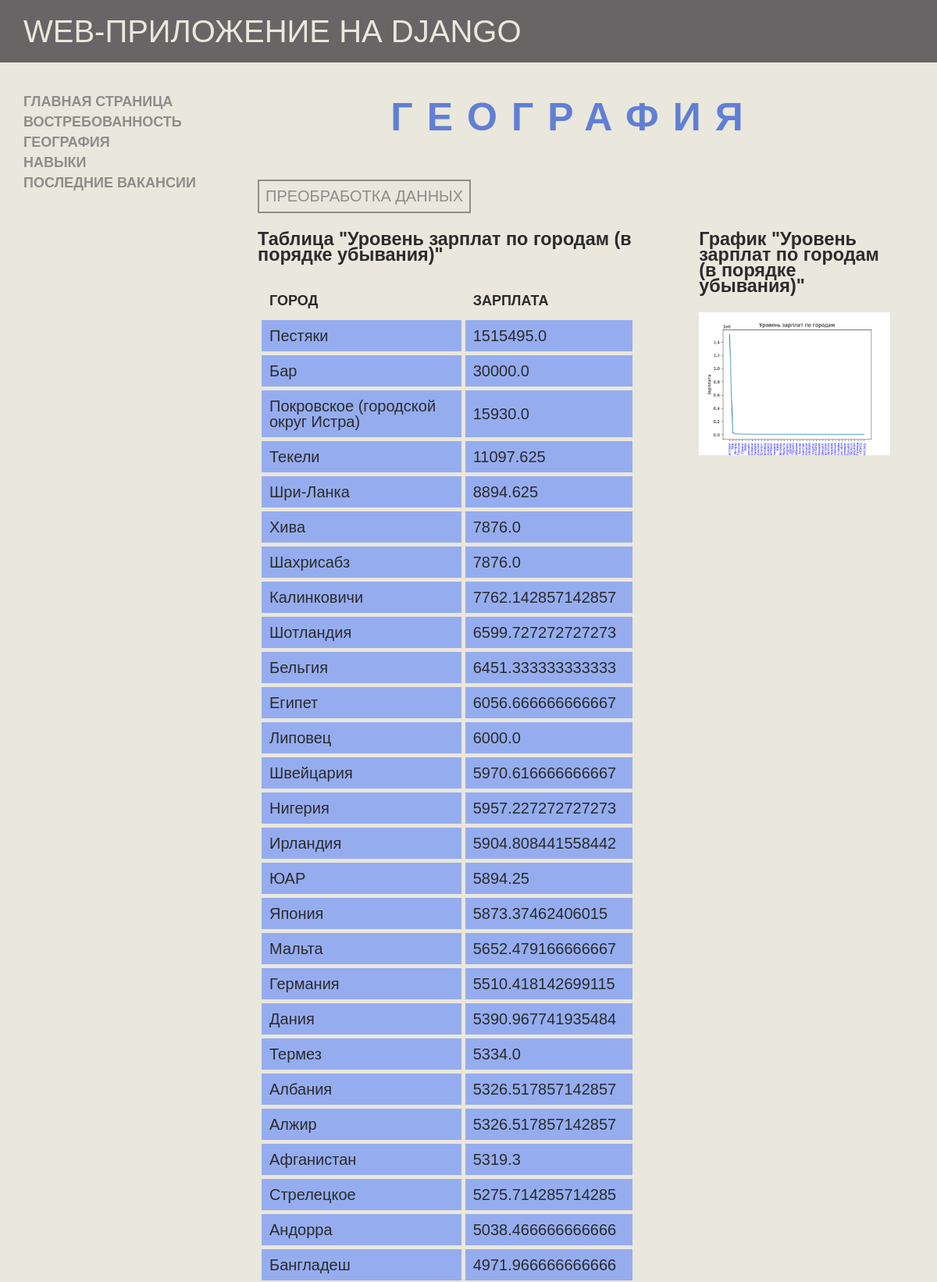
/programmer/geography/ (upper part), run on the app's committed database.
### php_programmer/models.py (models this page shows)
class Geography_salary_town(models.Model):
    town = models.CharField(verbose_name='Город', max_length=4, blank=False)
    salary = models.FloatField(verbose_name='Зарплата', blank=False)
    class Meta:
        verbose_name = 'Уровень зарплат по городам'
        verbose_name_plural = 'Уровень зарплат по городам'

### php_programmer/views.py (the view, shortened to what this page needs)
# urls.py: path('geography/', views.GeographyView.as_view(), name='geography'),
class GeographyView(View):
    def get(self, request: WSGIRequest):
        context = {}
        geography_salary_town = Geography_salary_town.objects.order_by('-salary')
        geography_vacancy_town = Geography_vacancy_town.objects.order_by('-share_of_vacancies')
        fig, ax = plt.subplots()
        x = []
        y = []
        i = 0
        for g in geography_salary_town:
            i += 1
            if g.salary < 4000: break
            x.append(g.town)
            y.append(g.salary)
        ax.set_xticklabels(x, fontsize=8, color='b', rotation=90)
        plt.title('Уровень зарплат по городам')
        plt.xlabel('Город')
        plt.ylabel('Зарплата')
        plt.plot(x, y)
        fig.savefig('php_programmer/static/images/geography_salary_town.png')
        fig, ax = plt.subplots()
        x = []
        y = []
        j = 0
        for g in geography_vacancy_town:
            j += 1
            if g.share_of_vacancies < 0.0007: break
            x.append(g.town)
            y.append(g.share_of_vacancies)
        ax.set_xticklabels(x, fontsize=8, color='b', rotation=90)
        plt.title('Доля вакансий по городам')
        plt.xlabel('Город')
        plt.ylabel('Доля')
        plt.plot(x, y)
        fig.savefig('php_programmer/static/images/geography_vacancy_town.png')
        context['geography_salary_town'] = geography_salary_town[:i]
        context['geography_vacancy_town'] = geography_vacancy_town[:j]
        return render(request, 'php_programmer/geography.html', context)

### php_programmer/templates/php_programmer/geography.html (shortened to what this page needs)
<!DOCTYPE html>
{% load static %}
<html lang="en">
<head>
    <link rel="stylesheet" href="{% static 'css/normalize.css'%}" type="text/css">
    <link rel="stylesheet" href="https://cdn.jsdelivr.net/npm/swiper@8/swiper-bundle.min.css" type="text/css">
    <link rel="stylesheet" href="{% static 'css/style.css'%}" type="text/css">
</head>
<body>
    <header class="header header_museum">
        <span class="header_title">WEB-приложение на Django</span>
        <ul class="left-list list list-reset">
            <li class="list_item"><a href="/programmer/">Главная страница</a></li>
            <li class="list_item"><a href="../demand/">Востребованность</a></li>
            <li class="list_item"><a href="../geography/">География</a></li>
            <li class="list_item"><a href="../skills/">Навыки</a></li>
            <li class="list_item"><a href="../latest_vacancies/">Последние вакансии</a></li>
        </ul>
    </header>
    <main class="main">
        <section id="dynamics" class="dynamics">
            <div class="container dynamics_container">
                <h2 class="title table_title">География</h2>
                <form action=" " method="post" class="" enctype="multipart/form-data">
                    <button type="submit" value="1" name="data_analysis" class="btn btn_pink">Преобработка данных</button>
                </form>
                <div class="dynamics_content" style="display: flex;">
                    <div class="dynamics_left" style="margin-right: 80px;">
                        <h3>Таблица "Уровень зарплат по городам (в порядке убывания)"</h3>
                        <table class="dynamics__table">
                            <tr class="dynamics__table_tr">
                                <th class="dynamics__table_th">Город</th>
                                <th class="dynamics__table_th">Зарплата</th>
                            </tr>
                            {% for d in geography_salary_town %}
                            <tr class="dynamics__table_tr">
                                <td class="dynamics__table_td">{{ d.town }}</td>
                                <td class="dynamics__table_td">{{ d.salary }}</td>
                            </tr>
                            {% endfor %}
                        </table>
                    </div>
                    <div class="dynamics_graph">
                        <h3>График "Уровень зарплат по городам (в порядке убывания)"</h3>
                        <img src='{% static "images/geography_salary_town.png" %}' alt="нет графика">
                    </div>
                </div>
            </div>
        </section>
    </main>
</body>
</html>

### php_programmer/static/css/style.css (style rules this page uses)
html { box-sizing: border-box; }
*, *::before, *::after { box-sizing: inherit; }
img { max-width: 100%; }
a { color: inherit; text-decoration: none; }
:root { --color-light: #EAE7DC; --color-dark: #2b2b2c ; --color-blue: #607fd5; --color-blue-light: #95adef; --color-grey: #8E8D8A; --color-grey-light: #c6c6c6; --color-grey-dark: #676566; }
body { font-family: sans-serif; position: relative; background-color: var(--color-light); color: var(--color-dark); font-size: 20px; line-height: 20px; }
.main { background-color: var(--color-light); margin-left: 270px; padding: 120px 60px; position: relative; min-height: 800px; }
.header { position: fixed; top: 0; display: flex; z-index: 100; padding: 30px; width: 100%; background-color: var(--color-grey-dark); }
.header_title { color: var(--color-light); text-transform: uppercase; padding-right: 140px; font-size: 40px; }
.list-reset { padding: 0; margin: 0; list-style: none; }
.list { text-transform: uppercase; color: var(--color-grey); font-size: 18px; font-weight: 600; }
.list_item { margin-bottom: 6px; transition: color .3s ease-in-out; }
.left-list { top: 120px; position: fixed; }
.btn { border: none; padding: 0; background-color: transparent; cursor: pointer; }
.btn_pink { text-transform: uppercase; padding: 8px; color: var(--color-grey); border: 2px solid var(--color-grey); transition: background-color .3s ease-in-out, color .3s ease-in-out, border .3s ease-in-out; }
.title { text-align: center; letter-spacing: 18px; margin: 0; padding: 20px; margin-bottom: 50px; font-size: 50px; text-transform: uppercase; color: var(--color-blue); }
.dynamics_content { display: flex; }
.dynamics__table { background-color: var(--color-light); text-align: left; border-collapse: separate; border-spacing: 5px; }
.dynamics__table_th { font-size: 18px; padding: 10px; text-transform: uppercase; }
.dynamics__table_td { background-color: var(--color-blue-light); padding: 10px; }
.dynamics_graph { width: 45%; }

### data on the page
Geography_salary_town: town "Пестяки", salary "1515495.0"
Geography_salary_town: town "Бар", salary "30000.0"
Geography_salary_town: town "Текели", salary "11097.625"
Geography_salary_town: town "Шри-Ланка", salary "8894.625"
Geography_salary_town: town "Калинковичи", salary "7762.142857142857"
Geography_salary_town: town "Шотландия", salary "6599.727272727273"
Geography_salary_town: town "Бельгия", salary "6451.333333333333"
Geography_salary_town: town "Египет", salary "6056.666666666667"
Geography_salary_town: town "Липовец", salary "6000.0"
Geography_salary_town: town "Швейцария", salary "5970.616666666667"
Geography_salary_town: town "Нигерия", salary "5957.227272727273"
Geography_salary_town: town "Ирландия", salary "5904.808441558442"
Geography_salary_town: town "ЮАР", salary "5894.25"
Geography_salary_town: town "Япония", salary "5873.37462406015"
Geography_salary_town: town "Мальта", salary "5652.479166666667"
Geography_salary_town: town "Германия", salary "5510.418142699115"
Geography_salary_town: town "Дания", salary "5390.967741935484"
Geography_salary_town: town "Албания", salary "5326.517857142857"
Geography_salary_town: town "Алжир", salary "5326.517857142857"
Geography_salary_town: town "Афганистан", salary "5319.3"
Geography_salary_town: town "Стрелецкое", salary "5275.714285714285"
Geography_salary_town: town "Андорра", salary "5038.466666666666"
Geography_salary_town: town "Бангладеш", salary "4971.966666666666"
